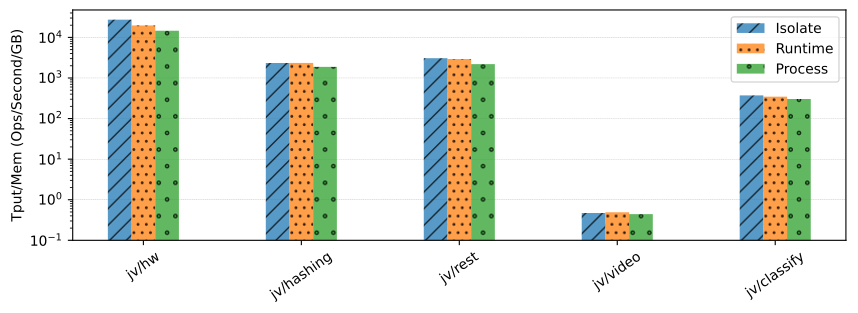

The script that saved this image:
#!/usr/bin/python

import os
import matplotlib.pyplot as plt
import numpy as np

results_home = "/home/rbruno/git/graalvm-argo-benchmarks/results"

benchmark_labels = [
    "jv/hw",
#    "java/sleep",
    "jv/hashing",
    "jv/rest",
    "jv/video",
    "jv/classify"
]

isolate_benchmark_path = [
    "java/gv-hello-world-niuk-isolate-benchmark-8-1-2048",
#    "java/gv-sleep-niuk-benchmark-10-1-2048",
    "java/gv-file-hashing-niuk-isolate-benchmark-8-1-2048",
    "java/gv-httprequest-niuk-isolate-benchmark-8-1-2048",
    "java/gv-video-processing-niuk-isolate-benchmark-2-1-2048",
    "java/gv-classify-niuk-isolate-benchmark-1-1-2048",
]

runtime_benchmark_path = [
    "java/gv-hello-world-niuk-runtime-benchmark-8-1-2048",
#    "java/gv-sleep-niuk-benchmark-10-1-2048",
    "java/gv-file-hashing-niuk-runtime-benchmark-8-1-2048",
    "java/gv-httprequest-niuk-runtime-benchmark-8-1-2048",
    "java/gv-video-processing-niuk-runtime-benchmark-2-1-2048",
    "java/gv-classify-niuk-runtime-benchmark-1-1-2048",
]

process_benchmark_path = [
    "java/gv-hello-world-niuk-process-benchmark-8-1-2048",
#    "java/gv-sleep-niuk-benchmark-10-1-2048",
    "java/gv-file-hashing-niuk-process-benchmark-8-1-2048",
    "java/gv-httprequest-niuk-process-benchmark-8-1-2048",
    "java/gv-video-processing-niuk-process-benchmark-2-1-2048",
    "java/gv-classify-niuk-process-benchmark-1-1-2048",
]

# Throughput in ops/s.
isolate_benchmark_tput = {}
runtime_benchmark_tput = {}
process_benchmark_tput = {}
# RSS in MBs.
isolate_benchmark_rss = {}
runtime_benchmark_rss = {}
process_benchmark_rss = {}
# Efficiency in ops/s/mb.
isolate_benchmark_eff = {}
runtime_benchmark_eff = {}
process_benchmark_eff = {}

def read_benchmark_throughput(path, values):
    try:
        with open('../results/' + path + '/ab.log') as file:
            for line in file:
                if 'Requests per second:' in line:
                    values[path] = float(line.split()[3])
    except Exception as e:
        print("Error processing " + path + ":")
        raise e

def read_benchmark_rss(path, values):
    try:
        benchmark_rss = []
        with open('../results/' + path + '/lambda.rss') as file:
            for line in file:
                benchmark_rss.append(int(line))
        last_five_elements = benchmark_rss[-5:]
        values[path] = int(sum(last_five_elements) / len(last_five_elements) / 1000)
    except Exception as e:
        print("Error processing " + path + ":")
        raise e

for path in isolate_benchmark_path: read_benchmark_throughput(path, isolate_benchmark_tput)
for path in runtime_benchmark_path: read_benchmark_throughput(path, runtime_benchmark_tput)
for path in process_benchmark_path: read_benchmark_throughput(path, process_benchmark_tput)
for path in isolate_benchmark_path: read_benchmark_rss(path, isolate_benchmark_rss)
for path in runtime_benchmark_path: read_benchmark_rss(path, runtime_benchmark_rss)
for path in process_benchmark_path: read_benchmark_rss(path, process_benchmark_rss)

for path in isolate_benchmark_tput:
    isolate_benchmark_eff[path] = isolate_benchmark_tput[path] / isolate_benchmark_rss[path] * 1024
for path in runtime_benchmark_tput:
    runtime_benchmark_eff[path] = runtime_benchmark_tput[path] / runtime_benchmark_rss[path] * 1024
for path in process_benchmark_tput:
    process_benchmark_eff[path] = process_benchmark_tput[path] / process_benchmark_rss[path] * 1024


print("########## Throughput ##########")
for key in isolate_benchmark_tput:
    print("{benchmark}: {value} ops/s".format(benchmark=key, value=isolate_benchmark_tput[key]))
for key in runtime_benchmark_tput:
    print("{benchmark}: {value} ops/s".format(benchmark=key, value=runtime_benchmark_tput[key]))
for key in process_benchmark_tput:
    print("{benchmark}: {value} ops/s".format(benchmark=key, value=process_benchmark_tput[key]))


print("########## Memory ##############")
for key in isolate_benchmark_tput:
    print("{benchmark}: {value} KBs".format(benchmark=key, value=isolate_benchmark_rss[key]))
for key in runtime_benchmark_tput:
    print("{benchmark}: {value} KBs".format(benchmark=key, value=runtime_benchmark_rss[key]))
for key in process_benchmark_tput:
    print("{benchmark}: {value} KBs".format(benchmark=key, value=process_benchmark_rss[key]))


print("########## Efficiency ##########")
for key in isolate_benchmark_eff:
    print("{benchmark}: {value} ops/sec/GB".format(benchmark=key, value=isolate_benchmark_eff[key]))
for key in runtime_benchmark_eff:
    print("{benchmark}: {value} ops/sec/GB".format(benchmark=key, value=runtime_benchmark_eff[key]))
for key in process_benchmark_eff:
    print("{benchmark}: {value} ops/sec/GB".format(benchmark=key, value=process_benchmark_eff[key]))


print("########## Efficiency Imp. #####")
for i in range(len(benchmark_labels)):
    print("{benchmark}: {value} efficiency improvement w/ gv".format(benchmark=benchmark_labels[i], value=isolate_benchmark_eff[isolate_benchmark_path[i]]/runtime_benchmark_eff[runtime_benchmark_path[i]]))
    print("{benchmark}: {value} efficiency improvement w/ gv".format(benchmark=benchmark_labels[i], value=isolate_benchmark_eff[isolate_benchmark_path[i]]/process_benchmark_eff[process_benchmark_path[i]]))

x = np.arange(len(benchmark_labels))
width = 0.15

fig, ax = plt.subplots()
ax.bar(x - width, isolate_benchmark_eff.values(), width, hatch='//', label='Isolate', alpha=0.75)
ax.bar(x          , runtime_benchmark_eff.values(), width, hatch='..', label='Runtime', alpha=0.75)
ax.bar(x + width, process_benchmark_eff.values(), width, hatch='.', label='Process', alpha=0.75)

ax.set_ylabel('Tput/Mem (Ops/Second/GB)')
ax.set_yscale('log')
ax.set_ylim(ymin=0.1)
ax.set_xticks(x, benchmark_labels)
ax.legend()
ax.set_axisbelow(True)
plt.grid(axis = 'y', linestyle = '--', linewidth = 0.25)
plt.xticks(rotation = 35)
fig.set_figwidth(10)
fig.set_figheight(3)
plt.savefig("sandboxes-efficiency.pdf", bbox_inches='tight')
plt.show()
